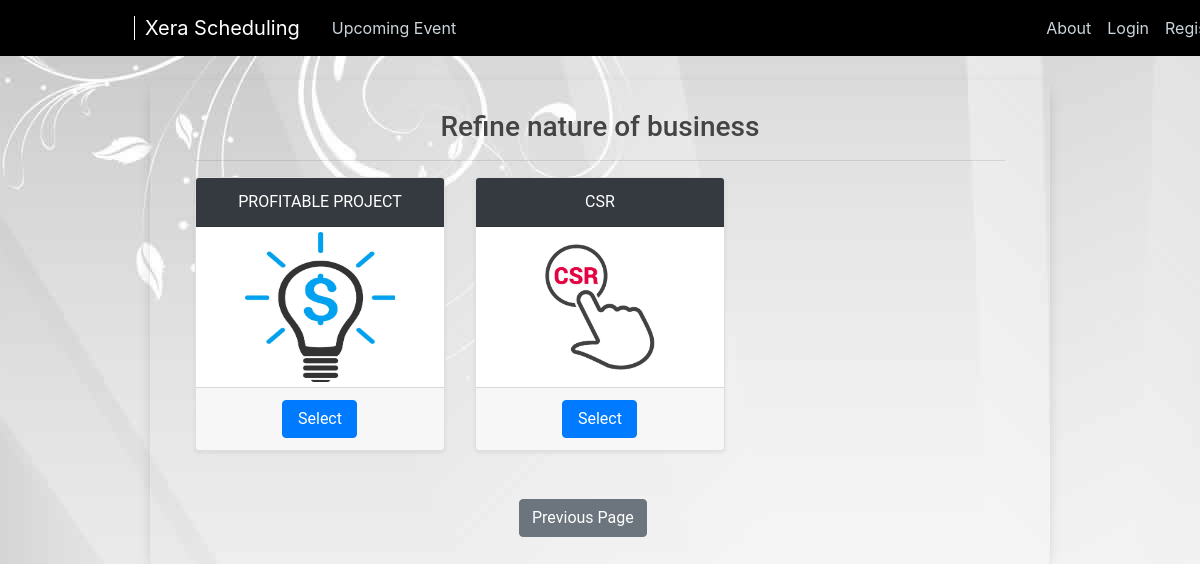
/ezz/subpurpose/1, run on the app's committed database.
### premiers/models.py (models this page shows, shortened)
class SubPurpose(models.Model):
    main_purpose = models.ForeignKey(MainPurpose, on_delete=models.CASCADE)
    sub_item = models.CharField(max_length=200, null=True)
    sub_weight = models.FloatField(null=True)
    image = models.ImageField(default='default.jpg', upload_to='SubPurpose_pics')
    description = models.TextField(max_length=1000, blank=True, null=True)

### premiers/views.py (the view)
# urls.py: path('subpurpose/<int:pro_id>', views.subpurpose.as_view(), name='ezz-subpurpose'),
class subpurpose(TemplateView):
    template_name = "meetings/subpurpose.html"
    def get_context_data(self, **kwargs):
        context = super().get_context_data(**kwargs)
        main_id = self.kwargs['pro_id']
        context['subs'] = SubPurpose.objects.filter(main_purpose_id=main_id)
        return context

### premiers/templates/meetings/subpurpose.html
{% extends "premiers/base.html" %}
{% block content %}
<div class="event-container">
    <div class="event">
        <div class="container" style="margin: 30px">
            <h3 class="text-center"> Refine nature of business </h3>
            <hr>
            <div class="row mt-3">
                {% for sub in subs %}
                <div class="col-md-4">
                    <div class="card mb-4 shadow-sm">
                        <div class="card-header align-items-center d-flex justify-content-center bg-dark text-white">
                            <input type="hidden">{{sub.sub_item}}</input>
                        </div>
                        <div style=" text-align: center; display: block; margin-top: 5px; margin-bottom: 5px">
                            <img src="{{sub.image.url}}" alt="" class="img-fluid" style="width: 150px; height:150px;">
                        </div>
                        <div class="card-footer text-center">
                            <a style="width:75px" href="{% url 'ezz-recommend' sub.id %}"
                               class="btn btn-primary">Select</a>
                        </div>
                    </div>
                    <br>
                </div>
                {% endfor %}
            </div>
            <div style="margin-left: 40%">
                <nav aria-label="..." >
                    <ul class="pagination">
                        <li class="page-item">
                            <a class="btn btn-secondary" href="{% url 'ezz-purpose' %}">Previous Page</a>
                        </li>
                    </ul>
                </nav>
            </div>
        </div>
    </div>
</div>
{% endblock content %}

### premiers/static/premiers/main.css (style rules this page uses)
body { background: #fafafa; color: #333333; margin-top: 5rem; }
h1, h2, h3, h4, h5, h6 { color: #444444; }
ul { margin: 0; }
.event-container { font-family: "Roboto", sans-serif; max-width: 900px; margin: 0 auto; justify-content: center; }
.event-container .event { box-shadow: 0 4px 16px -8px rgba(0, 0, 0, 0.4); display: flex; border-radius: 8px; margin: 32px 0; }
.container { justify-content: center; }

### data on the page
SubPurpose: sub_item "PROFITABLE PROJECT", image (picture)
SubPurpose: sub_item "CSR", image (picture)
